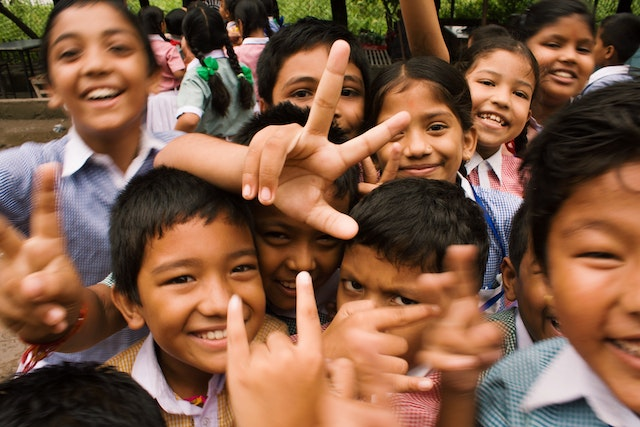
#> input picture Session 2/pexels-rebecca-zaal-764681.jpg, 640 x 427 px
$ python fd_haarcascade.py
#> lines starting #> are read from the running program, lines starting #| are printed output that depends on the picture; after the words box and inside, x2 and y2 are one past the last pixel; in counts of white or black regions, pixels touching at a corner belong together
import cv2

# Load the cascade classifier
face_cascade = cv2.CascadeClassifier('haarcascade_frontalface_default.xml')

# Read the input image
img = cv2.imread('pexels-rebecca-zaal-764681.jpg')
#> img is the input picture: shape (427, 640, 3); mean B, G, R 70.2, 91.9, 128.3

# Convert the input image to grayscale
gray = cv2.cvtColor(img, cv2.COLOR_BGR2GRAY)
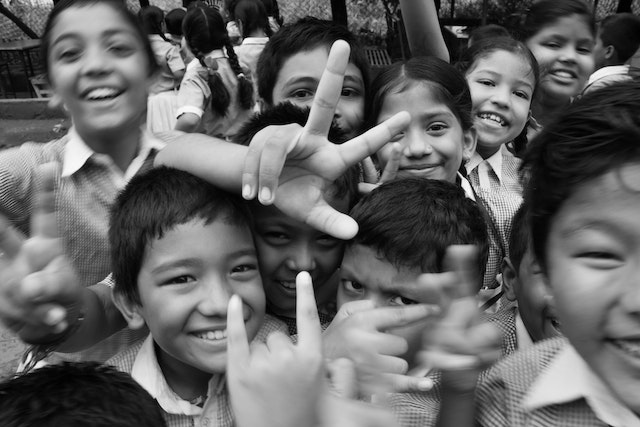
#> gray: shape (427, 640); min 0, max 253, mean 100.3

# Detect faces in the grayscale image using the cascade classifier
faces = face_cascade.detectMultiScale(gray, scaleFactor=1.3, minNeighbors=5)
#> faces = [[527, 14, 79, 79], [367, 92, 102, 102], [37, 4, 116, 116], [128, 218, 149, 149]]

# Draw rectangles around the detected faces in the original image
for (x, y, w, h) in faces:
    cv2.rectangle(img, (x, y), (x+w, y+h), (0, 255, 0), 2)
#> this loop made 4 passes
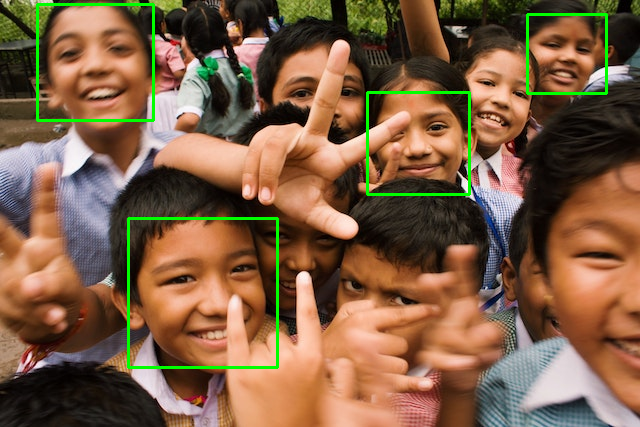
#> img: shape (427, 640, 3); 1.95% of pixels changed, all inside (x1, y1, x2, y2) = (36, 3, 608, 369)

# Display the output image with the detected faces
cv2.imshow('Output', img)
cv2.waitKey(0)
cv2.destroyAllWindows()

$ run again, with Session 2/eyeGaze.jpg copied over Session 2/pexels-rebecca-zaal-764681.jpg
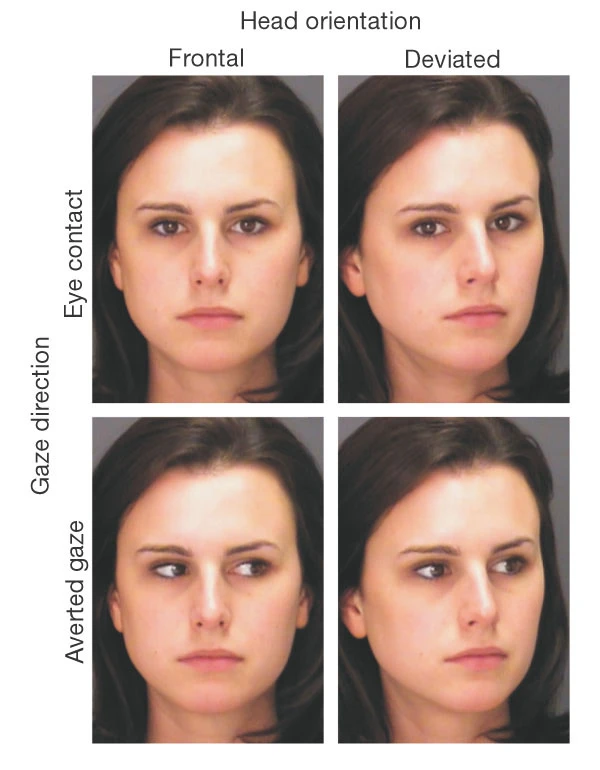
#> input picture Session 2/eyeGaze.jpg, 600 x 770 px
#> img is the input picture: shape (770, 600, 3); mean B, G, R 152.7, 162.1, 184.1
#> `gray = cv2.cvtColor(img, cv2.COLOR_BGR2GRAY)`:
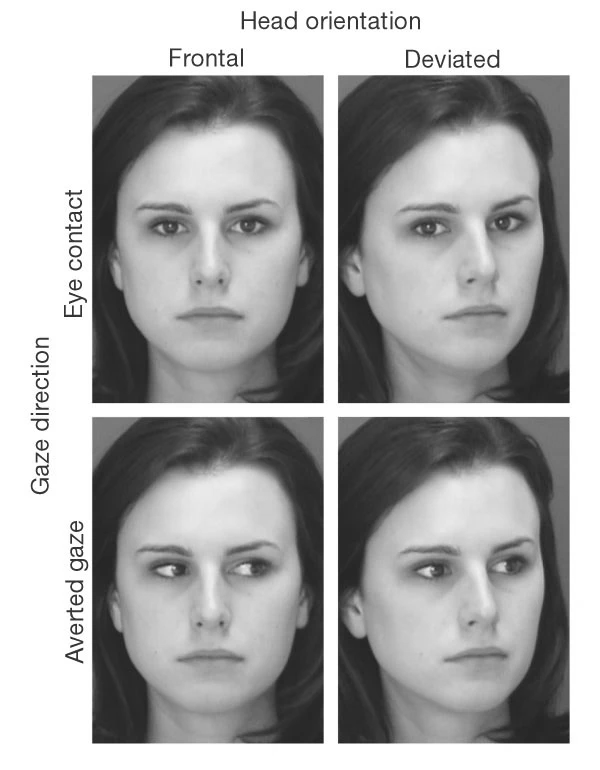
#> gray: shape (770, 600); min 30, max 255, mean 167.6
#> faces = [[362, 144, 217, 217], [362, 485, 216, 216], [100, 482, 226, 226], [97, 141, 227, 227]]
#> the loop `for (x, y, w, h) in faces:` made 4 passes
#> after the loop `for (x, y, w, h) in faces:`:
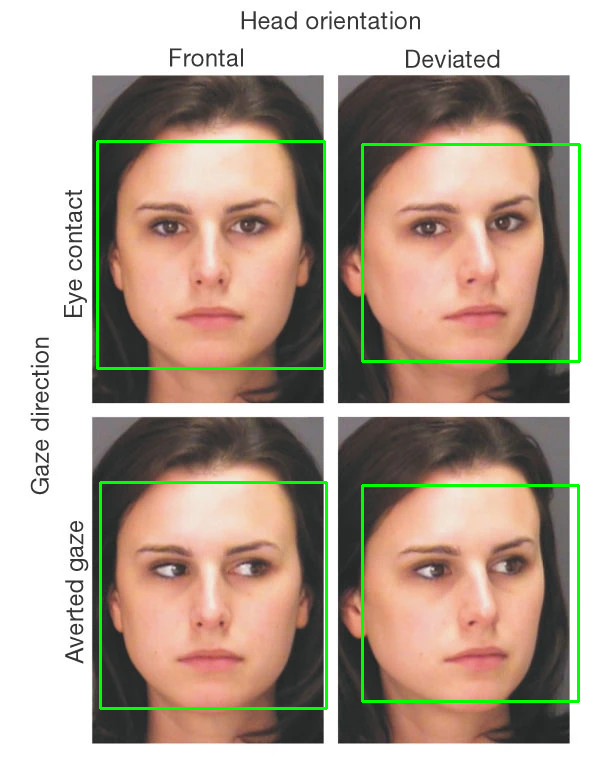
#> img: shape (770, 600, 3); 2.3% of pixels changed, all inside (x1, y1, x2, y2) = (96, 140, 581, 710)

$ run again, with Session 2/front.jpg copied over Session 2/pexels-rebecca-zaal-764681.jpg
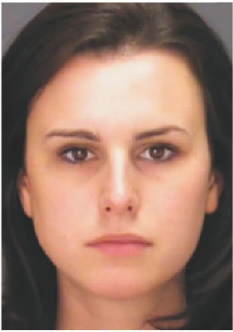
#> input picture Session 2/front.jpg, 233 x 332 px
#> img is the input picture: shape (332, 233, 3); mean B, G, R 104.1, 118.9, 151.4
#> `gray = cv2.cvtColor(img, cv2.COLOR_BGR2GRAY)`:
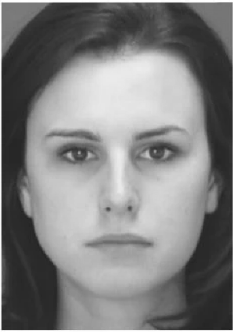
#> gray: shape (332, 233); min 31, max 255, mean 126.9
#> faces = [[23, 83, 196, 196]]
#> the loop `for (x, y, w, h) in faces:` made 1 pass
#> after the loop `for (x, y, w, h) in faces:`:
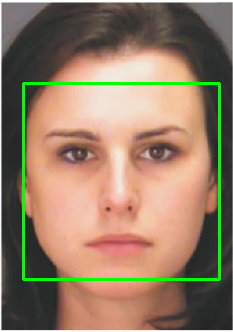
#> img: shape (332, 233, 3); 3.04% of pixels changed, all inside (x1, y1, x2, y2) = (22, 82, 221, 281)
